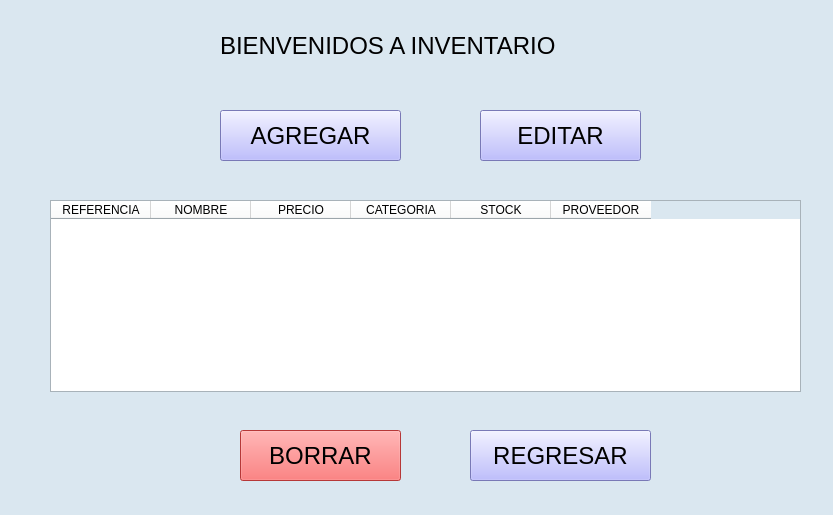
<?xml version="1.0" encoding="UTF-8"?>
<ui version="4.0">
 <class>Inventario</class>
 <widget class="QMainWindow" name="Inventario">
  <property name="geometry">
   <rect>
    <x>0</x>
    <y>0</y>
    <width>833</width>
    <height>515</height>
   </rect>
  </property>
  <property name="palette">
   <palette>
    <active>
     <colorrole role="WindowText">
      <brush brushstyle="SolidPattern">
       <color alpha="255">
        <red>0</red>
        <green>0</green>
        <blue>0</blue>
       </color>
      </brush>
     </colorrole>
     <colorrole role="Button">
      <brush brushstyle="SolidPattern">
       <color alpha="255">
        <red>255</red>
        <green>255</green>
        <blue>255</blue>
       </color>
      </brush>
     </colorrole>
     <colorrole role="Light">
      <brush brushstyle="SolidPattern">
       <color alpha="255">
        <red>255</red>
        <green>255</green>
        <blue>255</blue>
       </color>
      </brush>
     </colorrole>
     <colorrole role="Midlight">
      <brush brushstyle="SolidPattern">
       <color alpha="255">
        <red>255</red>
        <green>255</green>
        <blue>255</blue>
       </color>
      </brush>
     </colorrole>
     <colorrole role="Dark">
      <brush brushstyle="SolidPattern">
       <color alpha="255">
        <red>127</red>
        <green>127</green>
        <blue>127</blue>
       </color>
      </brush>
     </colorrole>
     <colorrole role="Mid">
      <brush brushstyle="SolidPattern">
       <color alpha="255">
        <red>170</red>
        <green>170</green>
        <blue>170</blue>
       </color>
      </brush>
     </colorrole>
     <colorrole role="Text">
      <brush brushstyle="SolidPattern">
       <color alpha="255">
        <red>0</red>
        <green>0</green>
        <blue>0</blue>
       </color>
      </brush>
     </colorrole>
     <colorrole role="BrightText">
      <brush brushstyle="SolidPattern">
       <color alpha="255">
        <red>255</red>
        <green>255</green>
        <blue>255</blue>
       </color>
      </brush>
     </colorrole>
     <colorrole role="ButtonText">
      <brush brushstyle="SolidPattern">
       <color alpha="255">
        <red>0</red>
        <green>0</green>
        <blue>0</blue>
       </color>
      </brush>
     </colorrole>
     <colorrole role="Base">
      <brush brushstyle="SolidPattern">
       <color alpha="255">
        <red>255</red>
        <green>255</green>
        <blue>255</blue>
       </color>
      </brush>
     </colorrole>
     <colorrole role="Window">
      <brush brushstyle="SolidPattern">
       <color alpha="255">
        <red>218</red>
        <green>231</green>
        <blue>240</blue>
       </color>
      </brush>
     </colorrole>
     <colorrole role="Shadow">
      <brush brushstyle="SolidPattern">
       <color alpha="255">
        <red>0</red>
        <green>0</green>
        <blue>0</blue>
       </color>
      </brush>
     </colorrole>
     <colorrole role="AlternateBase">
      <brush brushstyle="SolidPattern">
       <color alpha="255">
        <red>255</red>
        <green>255</green>
        <blue>255</blue>
       </color>
      </brush>
     </colorrole>
     <colorrole role="ToolTipBase">
      <brush brushstyle="SolidPattern">
       <color alpha="255">
        <red>255</red>
        <green>255</green>
        <blue>220</blue>
       </color>
      </brush>
     </colorrole>
     <colorrole role="ToolTipText">
      <brush brushstyle="SolidPattern">
       <color alpha="255">
        <red>0</red>
        <green>0</green>
        <blue>0</blue>
       </color>
      </brush>
     </colorrole>
    </active>
    <inactive>
     <colorrole role="WindowText">
      <brush brushstyle="SolidPattern">
       <color alpha="255">
        <red>0</red>
        <green>0</green>
        <blue>0</blue>
       </color>
      </brush>
     </colorrole>
     <colorrole role="Button">
      <brush brushstyle="SolidPattern">
       <color alpha="255">
        <red>255</red>
        <green>255</green>
        <blue>255</blue>
       </color>
      </brush>
     </colorrole>
     <colorrole role="Light">
      <brush brushstyle="SolidPattern">
       <color alpha="255">
        <red>255</red>
        <green>255</green>
        <blue>255</blue>
       </color>
      </brush>
     </colorrole>
     <colorrole role="Midlight">
      <brush brushstyle="SolidPattern">
       <color alpha="255">
        <red>255</red>
        <green>255</green>
        <blue>255</blue>
       </color>
      </brush>
     </colorrole>
     <colorrole role="Dark">
      <brush brushstyle="SolidPattern">
       <color alpha="255">
        <red>127</red>
        <green>127</green>
        <blue>127</blue>
       </color>
      </brush>
     </colorrole>
     <colorrole role="Mid">
      <brush brushstyle="SolidPattern">
       <color alpha="255">
        <red>170</red>
        <green>170</green>
        <blue>170</blue>
       </color>
      </brush>
     </colorrole>
     <colorrole role="Text">
      <brush brushstyle="SolidPattern">
       <color alpha="255">
        <red>0</red>
        <green>0</green>
        <blue>0</blue>
       </color>
      </brush>
     </colorrole>
     <colorrole role="BrightText">
      <brush brushstyle="SolidPattern">
       <color alpha="255">
        <red>255</red>
        <green>255</green>
        <blue>255</blue>
       </color>
      </brush>
     </colorrole>
     <colorrole role="ButtonText">
      <brush brushstyle="SolidPattern">
       <color alpha="255">
        <red>0</red>
        <green>0</green>
        <blue>0</blue>
       </color>
      </brush>
     </colorrole>
     <colorrole role="Base">
      <brush brushstyle="SolidPattern">
       <color alpha="255">
        <red>255</red>
        <green>255</green>
        <blue>255</blue>
       </color>
      </brush>
     </colorrole>
     <colorrole role="Window">
      <brush brushstyle="SolidPattern">
       <color alpha="255">
        <red>218</red>
        <green>231</green>
        <blue>240</blue>
       </color>
      </brush>
     </colorrole>
     <colorrole role="Shadow">
      <brush brushstyle="SolidPattern">
       <color alpha="255">
        <red>0</red>
        <green>0</green>
        <blue>0</blue>
       </color>
      </brush>
     </colorrole>
     <colorrole role="AlternateBase">
      <brush brushstyle="SolidPattern">
       <color alpha="255">
        <red>255</red>
        <green>255</green>
        <blue>255</blue>
       </color>
      </brush>
     </colorrole>
     <colorrole role="ToolTipBase">
      <brush brushstyle="SolidPattern">
       <color alpha="255">
        <red>255</red>
        <green>255</green>
        <blue>220</blue>
       </color>
      </brush>
     </colorrole>
     <colorrole role="ToolTipText">
      <brush brushstyle="SolidPattern">
       <color alpha="255">
        <red>0</red>
        <green>0</green>
        <blue>0</blue>
       </color>
      </brush>
     </colorrole>
    </inactive>
    <disabled>
     <colorrole role="WindowText">
      <brush brushstyle="SolidPattern">
       <color alpha="255">
        <red>127</red>
        <green>127</green>
        <blue>127</blue>
       </color>
      </brush>
     </colorrole>
     <colorrole role="Button">
      <brush brushstyle="SolidPattern">
       <color alpha="255">
        <red>255</red>
        <green>255</green>
        <blue>255</blue>
       </color>
      </brush>
     </colorrole>
     <colorrole role="Light">
      <brush brushstyle="SolidPattern">
       <color alpha="255">
        <red>255</red>
        <green>255</green>
        <blue>255</blue>
       </color>
      </brush>
     </colorrole>
     <colorrole role="Midlight">
      <brush brushstyle="SolidPattern">
       <color alpha="255">
        <red>255</red>
        <green>255</green>
        <blue>255</blue>
       </color>
      </brush>
     </colorrole>
     <colorrole role="Dark">
      <brush brushstyle="SolidPattern">
       <color alpha="255">
        <red>127</red>
        <green>127</green>
        <blue>127</blue>
       </color>
      </brush>
     </colorrole>
     <colorrole role="Mid">
      <brush brushstyle="SolidPattern">
       <color alpha="255">
        <red>170</red>
        <green>170</green>
        <blue>170</blue>
       </color>
      </brush>
     </colorrole>
     <colorrole role="Text">
      <brush brushstyle="SolidPattern">
       <color alpha="255">
        <red>127</red>
        <green>127</green>
        <blue>127</blue>
       </color>
      </brush>
     </colorrole>
     <colorrole role="BrightText">
      <brush brushstyle="SolidPattern">
       <color alpha="255">
        <red>255</red>
        <green>255</green>
        <blue>255</blue>
       </color>
      </brush>
     </colorrole>
     <colorrole role="ButtonText">
      <brush brushstyle="SolidPattern">
       <color alpha="255">
        <red>127</red>
        <green>127</green>
        <blue>127</blue>
       </color>
      </brush>
     </colorrole>
     <colorrole role="Base">
      <brush brushstyle="SolidPattern">
       <color alpha="255">
        <red>218</red>
        <green>231</green>
        <blue>240</blue>
       </color>
      </brush>
     </colorrole>
     <colorrole role="Window">
      <brush brushstyle="SolidPattern">
       <color alpha="255">
        <red>218</red>
        <green>231</green>
        <blue>240</blue>
       </color>
      </brush>
     </colorrole>
     <colorrole role="Shadow">
      <brush brushstyle="SolidPattern">
       <color alpha="255">
        <red>0</red>
        <green>0</green>
        <blue>0</blue>
       </color>
      </brush>
     </colorrole>
     <colorrole role="AlternateBase">
      <brush brushstyle="SolidPattern">
       <color alpha="255">
        <red>255</red>
        <green>255</green>
        <blue>255</blue>
       </color>
      </brush>
     </colorrole>
     <colorrole role="ToolTipBase">
      <brush brushstyle="SolidPattern">
       <color alpha="255">
        <red>255</red>
        <green>255</green>
        <blue>220</blue>
       </color>
      </brush>
     </colorrole>
     <colorrole role="ToolTipText">
      <brush brushstyle="SolidPattern">
       <color alpha="255">
        <red>0</red>
        <green>0</green>
        <blue>0</blue>
       </color>
      </brush>
     </colorrole>
    </disabled>
   </palette>
  </property>
  <property name="windowTitle">
   <string>Inventario</string>
  </property>
  <widget class="QWidget" name="centralwidget">
   <widget class="QPushButton" name="btnAgregarI">
    <property name="geometry">
     <rect>
      <x>220</x>
      <y>110</y>
      <width>181</width>
      <height>51</height>
     </rect>
    </property>
    <property name="font">
     <font>
      <pointsize>18</pointsize>
     </font>
    </property>
    <property name="cursor">
     <cursorShape>PointingHandCursor</cursorShape>
    </property>
    <property name="styleSheet">
     <string notr="true">background-color: rgb(170, 170, 255);</string>
    </property>
    <property name="text">
     <string>AGREGAR</string>
    </property>
    <property name="icon">
     <iconset>
      <normaloff>../assets/images inventario/agregar-producto.png</normaloff>../assets/images inventario/agregar-producto.png</iconset>
    </property>
    <property name="iconSize">
     <size>
      <width>35</width>
      <height>35</height>
     </size>
    </property>
   </widget>
   <widget class="QPushButton" name="btnEditarI">
    <property name="geometry">
     <rect>
      <x>480</x>
      <y>110</y>
      <width>161</width>
      <height>51</height>
     </rect>
    </property>
    <property name="font">
     <font>
      <pointsize>18</pointsize>
     </font>
    </property>
    <property name="cursor">
     <cursorShape>PointingHandCursor</cursorShape>
    </property>
    <property name="styleSheet">
     <string notr="true">background-color: rgb(170, 170, 255);</string>
    </property>
    <property name="text">
     <string>EDITAR</string>
    </property>
    <property name="icon">
     <iconset>
      <normaloff>../assets/images inventario/editar-codigo.png</normaloff>../assets/images inventario/editar-codigo.png</iconset>
    </property>
    <property name="iconSize">
     <size>
      <width>35</width>
      <height>35</height>
     </size>
    </property>
   </widget>
   <widget class="QPushButton" name="btnBorrarI">
    <property name="geometry">
     <rect>
      <x>240</x>
      <y>430</y>
      <width>161</width>
      <height>51</height>
     </rect>
    </property>
    <property name="palette">
     <palette>
      <active>
       <colorrole role="WindowText">
        <brush brushstyle="SolidPattern">
         <color alpha="255">
          <red>0</red>
          <green>0</green>
          <blue>0</blue>
         </color>
        </brush>
       </colorrole>
       <colorrole role="Button">
        <brush brushstyle="SolidPattern">
         <color alpha="255">
          <red>255</red>
          <green>79</green>
          <blue>79</blue>
         </color>
        </brush>
       </colorrole>
       <colorrole role="Light">
        <brush brushstyle="SolidPattern">
         <color alpha="255">
          <red>255</red>
          <green>255</green>
          <blue>255</blue>
         </color>
        </brush>
       </colorrole>
       <colorrole role="Midlight">
        <brush brushstyle="SolidPattern">
         <color alpha="255">
          <red>255</red>
          <green>255</green>
          <blue>255</blue>
         </color>
        </brush>
       </colorrole>
       <colorrole role="Dark">
        <brush brushstyle="SolidPattern">
         <color alpha="255">
          <red>127</red>
          <green>127</green>
          <blue>127</blue>
         </color>
        </brush>
       </colorrole>
       <colorrole role="Mid">
        <brush brushstyle="SolidPattern">
         <color alpha="255">
          <red>170</red>
          <green>170</green>
          <blue>170</blue>
         </color>
        </brush>
       </colorrole>
       <colorrole role="Text">
        <brush brushstyle="SolidPattern">
         <color alpha="255">
          <red>0</red>
          <green>0</green>
          <blue>0</blue>
         </color>
        </brush>
       </colorrole>
       <colorrole role="BrightText">
        <brush brushstyle="SolidPattern">
         <color alpha="255">
          <red>255</red>
          <green>255</green>
          <blue>255</blue>
         </color>
        </brush>
       </colorrole>
       <colorrole role="ButtonText">
        <brush brushstyle="SolidPattern">
         <color alpha="255">
          <red>0</red>
          <green>0</green>
          <blue>0</blue>
         </color>
        </brush>
       </colorrole>
       <colorrole role="Base">
        <brush brushstyle="SolidPattern">
         <color alpha="255">
          <red>255</red>
          <green>79</green>
          <blue>79</blue>
         </color>
        </brush>
       </colorrole>
       <colorrole role="Window">
        <brush brushstyle="SolidPattern">
         <color alpha="255">
          <red>255</red>
          <green>79</green>
          <blue>79</blue>
         </color>
        </brush>
       </colorrole>
       <colorrole role="Shadow">
        <brush brushstyle="SolidPattern">
         <color alpha="255">
          <red>0</red>
          <green>0</green>
          <blue>0</blue>
         </color>
        </brush>
       </colorrole>
       <colorrole role="AlternateBase">
        <brush brushstyle="SolidPattern">
         <color alpha="255">
          <red>255</red>
          <green>255</green>
          <blue>255</blue>
         </color>
        </brush>
       </colorrole>
       <colorrole role="ToolTipBase">
        <brush brushstyle="SolidPattern">
         <color alpha="255">
          <red>255</red>
          <green>255</green>
          <blue>220</blue>
         </color>
        </brush>
       </colorrole>
       <colorrole role="ToolTipText">
        <brush brushstyle="SolidPattern">
         <color alpha="255">
          <red>0</red>
          <green>0</green>
          <blue>0</blue>
         </color>
        </brush>
       </colorrole>
      </active>
      <inactive>
       <colorrole role="WindowText">
        <brush brushstyle="SolidPattern">
         <color alpha="255">
          <red>0</red>
          <green>0</green>
          <blue>0</blue>
         </color>
        </brush>
       </colorrole>
       <colorrole role="Button">
        <brush brushstyle="SolidPattern">
         <color alpha="255">
          <red>255</red>
          <green>79</green>
          <blue>79</blue>
         </color>
        </brush>
       </colorrole>
       <colorrole role="Light">
        <brush brushstyle="SolidPattern">
         <color alpha="255">
          <red>255</red>
          <green>255</green>
          <blue>255</blue>
         </color>
        </brush>
       </colorrole>
       <colorrole role="Midlight">
        <brush brushstyle="SolidPattern">
         <color alpha="255">
          <red>255</red>
          <green>255</green>
          <blue>255</blue>
         </color>
        </brush>
       </colorrole>
       <colorrole role="Dark">
        <brush brushstyle="SolidPattern">
         <color alpha="255">
          <red>127</red>
          <green>127</green>
          <blue>127</blue>
         </color>
        </brush>
       </colorrole>
       <colorrole role="Mid">
        <brush brushstyle="SolidPattern">
         <color alpha="255">
          <red>170</red>
          <green>170</green>
          <blue>170</blue>
         </color>
        </brush>
       </colorrole>
       <colorrole role="Text">
        <brush brushstyle="SolidPattern">
         <color alpha="255">
          <red>0</red>
          <green>0</green>
          <blue>0</blue>
         </color>
        </brush>
       </colorrole>
       <colorrole role="BrightText">
        <brush brushstyle="SolidPattern">
         <color alpha="255">
          <red>255</red>
          <green>255</green>
          <blue>255</blue>
         </color>
        </brush>
       </colorrole>
       <colorrole role="ButtonText">
        <brush brushstyle="SolidPattern">
         <color alpha="255">
          <red>0</red>
          <green>0</green>
          <blue>0</blue>
         </color>
        </brush>
       </colorrole>
       <colorrole role="Base">
        <brush brushstyle="SolidPattern">
         <color alpha="255">
          <red>255</red>
          <green>79</green>
          <blue>79</blue>
         </color>
        </brush>
       </colorrole>
       <colorrole role="Window">
        <brush brushstyle="SolidPattern">
         <color alpha="255">
          <red>255</red>
          <green>79</green>
          <blue>79</blue>
         </color>
        </brush>
       </colorrole>
       <colorrole role="Shadow">
        <brush brushstyle="SolidPattern">
         <color alpha="255">
          <red>0</red>
          <green>0</green>
          <blue>0</blue>
         </color>
        </brush>
       </colorrole>
       <colorrole role="AlternateBase">
        <brush brushstyle="SolidPattern">
         <color alpha="255">
          <red>255</red>
          <green>255</green>
          <blue>255</blue>
         </color>
        </brush>
       </colorrole>
       <colorrole role="ToolTipBase">
        <brush brushstyle="SolidPattern">
         <color alpha="255">
          <red>255</red>
          <green>255</green>
          <blue>220</blue>
         </color>
        </brush>
       </colorrole>
       <colorrole role="ToolTipText">
        <brush brushstyle="SolidPattern">
         <color alpha="255">
          <red>0</red>
          <green>0</green>
          <blue>0</blue>
         </color>
        </brush>
       </colorrole>
      </inactive>
      <disabled>
       <colorrole role="WindowText">
        <brush brushstyle="SolidPattern">
         <color alpha="255">
          <red>127</red>
          <green>127</green>
          <blue>127</blue>
         </color>
        </brush>
       </colorrole>
       <colorrole role="Button">
        <brush brushstyle="SolidPattern">
         <color alpha="255">
          <red>255</red>
          <green>79</green>
          <blue>79</blue>
         </color>
        </brush>
       </colorrole>
       <colorrole role="Light">
        <brush brushstyle="SolidPattern">
         <color alpha="255">
          <red>255</red>
          <green>255</green>
          <blue>255</blue>
         </color>
        </brush>
       </colorrole>
       <colorrole role="Midlight">
        <brush brushstyle="SolidPattern">
         <color alpha="255">
          <red>255</red>
          <green>255</green>
          <blue>255</blue>
         </color>
        </brush>
       </colorrole>
       <colorrole role="Dark">
        <brush brushstyle="SolidPattern">
         <color alpha="255">
          <red>127</red>
          <green>127</green>
          <blue>127</blue>
         </color>
        </brush>
       </colorrole>
       <colorrole role="Mid">
        <brush brushstyle="SolidPattern">
         <color alpha="255">
          <red>170</red>
          <green>170</green>
          <blue>170</blue>
         </color>
        </brush>
       </colorrole>
       <colorrole role="Text">
        <brush brushstyle="SolidPattern">
         <color alpha="255">
          <red>127</red>
          <green>127</green>
          <blue>127</blue>
         </color>
        </brush>
       </colorrole>
       <colorrole role="BrightText">
        <brush brushstyle="SolidPattern">
         <color alpha="255">
          <red>255</red>
          <green>255</green>
          <blue>255</blue>
         </color>
        </brush>
       </colorrole>
       <colorrole role="ButtonText">
        <brush brushstyle="SolidPattern">
         <color alpha="255">
          <red>127</red>
          <green>127</green>
          <blue>127</blue>
         </color>
        </brush>
       </colorrole>
       <colorrole role="Base">
        <brush brushstyle="SolidPattern">
         <color alpha="255">
          <red>255</red>
          <green>79</green>
          <blue>79</blue>
         </color>
        </brush>
       </colorrole>
       <colorrole role="Window">
        <brush brushstyle="SolidPattern">
         <color alpha="255">
          <red>255</red>
          <green>79</green>
          <blue>79</blue>
         </color>
        </brush>
       </colorrole>
       <colorrole role="Shadow">
        <brush brushstyle="SolidPattern">
         <color alpha="255">
          <red>0</red>
          <green>0</green>
          <blue>0</blue>
         </color>
        </brush>
       </colorrole>
       <colorrole role="AlternateBase">
        <brush brushstyle="SolidPattern">
         <color alpha="255">
          <red>255</red>
          <green>255</green>
          <blue>255</blue>
         </color>
        </brush>
       </colorrole>
       <colorrole role="ToolTipBase">
        <brush brushstyle="SolidPattern">
         <color alpha="255">
          <red>255</red>
          <green>255</green>
          <blue>220</blue>
         </color>
        </brush>
       </colorrole>
       <colorrole role="ToolTipText">
        <brush brushstyle="SolidPattern">
         <color alpha="255">
          <red>0</red>
          <green>0</green>
          <blue>0</blue>
         </color>
        </brush>
       </colorrole>
      </disabled>
     </palette>
    </property>
    <property name="font">
     <font>
      <pointsize>18</pointsize>
     </font>
    </property>
    <property name="cursor">
     <cursorShape>PointingHandCursor</cursorShape>
    </property>
    <property name="styleSheet">
     <string notr="true">
background-color: rgb(255, 79, 79);</string>
    </property>
    <property name="text">
     <string>BORRAR</string>
    </property>
    <property name="icon">
     <iconset>
      <normaloff>../assets/images inventario/borrar.png</normaloff>../assets/images inventario/borrar.png</iconset>
    </property>
    <property name="iconSize">
     <size>
      <width>35</width>
      <height>35</height>
     </size>
    </property>
   </widget>
   <widget class="QPushButton" name="btnRegresarI">
    <property name="geometry">
     <rect>
      <x>470</x>
      <y>430</y>
      <width>181</width>
      <height>51</height>
     </rect>
    </property>
    <property name="font">
     <font>
      <pointsize>18</pointsize>
     </font>
    </property>
    <property name="cursor">
     <cursorShape>PointingHandCursor</cursorShape>
    </property>
    <property name="styleSheet">
     <string notr="true">background-color: rgb(170, 170, 255);</string>
    </property>
    <property name="text">
     <string>REGRESAR</string>
    </property>
    <property name="icon">
     <iconset>
      <normaloff>../assets/images inventario/flecha-hacia-atras.png</normaloff>../assets/images inventario/flecha-hacia-atras.png</iconset>
    </property>
    <property name="iconSize">
     <size>
      <width>30</width>
      <height>30</height>
     </size>
    </property>
   </widget>
   <widget class="QTableWidget" name="tblInventario">
    <property name="geometry">
     <rect>
      <x>50</x>
      <y>200</y>
      <width>751</width>
      <height>192</height>
     </rect>
    </property>
    <column>
     <property name="text">
      <string>REFERENCIA</string>
     </property>
    </column>
    <column>
     <property name="text">
      <string>NOMBRE</string>
     </property>
    </column>
    <column>
     <property name="text">
      <string>PRECIO</string>
     </property>
    </column>
    <column>
     <property name="text">
      <string>CATEGORIA</string>
     </property>
    </column>
    <column>
     <property name="text">
      <string>STOCK</string>
     </property>
    </column>
    <column>
     <property name="text">
      <string>PROVEEDOR</string>
     </property>
    </column>
   </widget>
   <widget class="QLabel" name="label">
    <property name="geometry">
     <rect>
      <x>220</x>
      <y>30</y>
      <width>411</width>
      <height>31</height>
     </rect>
    </property>
    <property name="font">
     <font>
      <pointsize>18</pointsize>
     </font>
    </property>
    <property name="text">
     <string>BIENVENIDOS A INVENTARIO</string>
    </property>
   </widget>
  </widget>
 </widget>
 <resources/>
 <connections/>
</ui>
